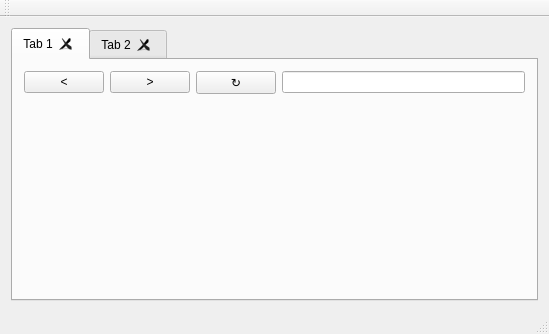
<?xml version="1.0" encoding="UTF-8"?>
<ui version="4.0">
 <class>MainWindow</class>
 <widget class="QMainWindow" name="MainWindow">
  <property name="geometry">
   <rect>
    <x>0</x>
    <y>0</y>
    <width>549</width>
    <height>334</height>
   </rect>
  </property>
  <property name="windowTitle">
   <string>MainWindow</string>
  </property>
  <widget class="QWidget" name="centralWidget">
   <layout class="QHBoxLayout" name="horizontalLayout">
    <item>
     <widget class="QTabWidget" name="tabWidget">
      <property name="currentIndex">
       <number>0</number>
      </property>
      <property name="tabsClosable">
       <bool>true</bool>
      </property>
      <property name="movable">
       <bool>true</bool>
      </property>
      <widget class="QWidget" name="tab">
       <attribute name="title">
        <string>Tab 1</string>
       </attribute>
       <layout class="QVBoxLayout" name="verticalLayout">
        <item>
         <layout class="QHBoxLayout" name="horizontalLayout_2" stretch="0,0,0,1">
          <property name="topMargin">
           <number>0</number>
          </property>
          <item>
           <widget class="QPushButton" name="pushButton_3">
            <property name="text">
             <string>&lt;</string>
            </property>
           </widget>
          </item>
          <item>
           <widget class="QPushButton" name="pushButton_2">
            <property name="text">
             <string>&gt;</string>
            </property>
           </widget>
          </item>
          <item>
           <widget class="QPushButton" name="pushButton">
            <property name="text">
             <string>↻</string>
            </property>
           </widget>
          </item>
          <item>
           <widget class="QLineEdit" name="lineEdit"/>
          </item>
         </layout>
        </item>
        <item>
         <spacer name="verticalSpacer">
          <property name="orientation">
           <enum>Qt::Vertical</enum>
          </property>
          <property name="sizeHint" stdset="0">
           <size>
            <width>20</width>
            <height>40</height>
           </size>
          </property>
         </spacer>
        </item>
       </layout>
      </widget>
      <widget class="QWidget" name="tab_2">
       <attribute name="title">
        <string>Tab 2</string>
       </attribute>
      </widget>
     </widget>
    </item>
   </layout>
  </widget>
  <widget class="QMenuBar" name="menuBar">
   <property name="geometry">
    <rect>
     <x>0</x>
     <y>0</y>
     <width>549</width>
     <height>21</height>
    </rect>
   </property>
  </widget>
  <widget class="QToolBar" name="mainToolBar">
   <attribute name="toolBarArea">
    <enum>TopToolBarArea</enum>
   </attribute>
   <attribute name="toolBarBreak">
    <bool>false</bool>
   </attribute>
  </widget>
  <widget class="QStatusBar" name="statusBar"/>
 </widget>
 <layoutdefault spacing="6" margin="11"/>
 <resources/>
 <connections/>
</ui>
